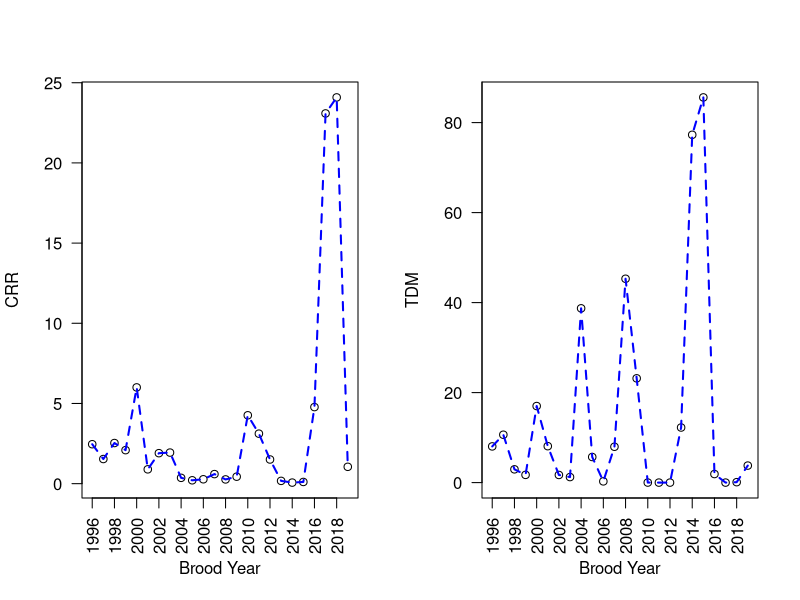
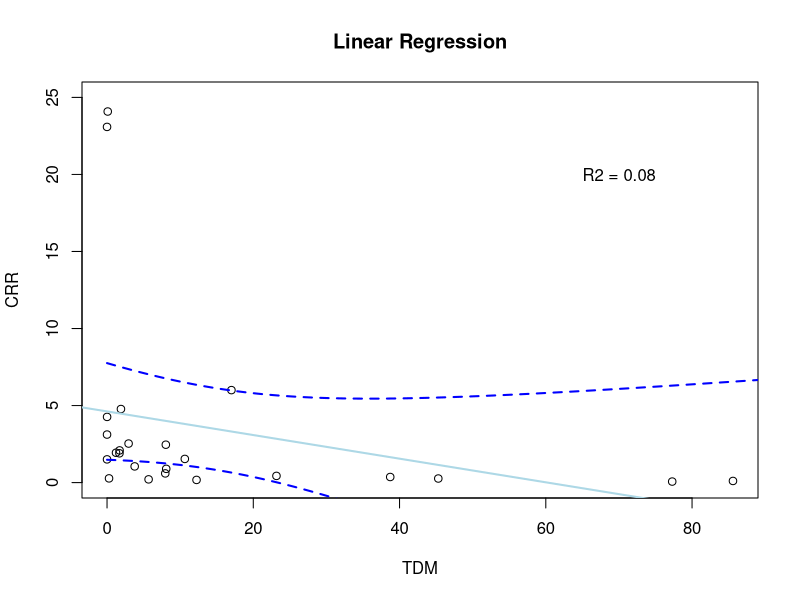
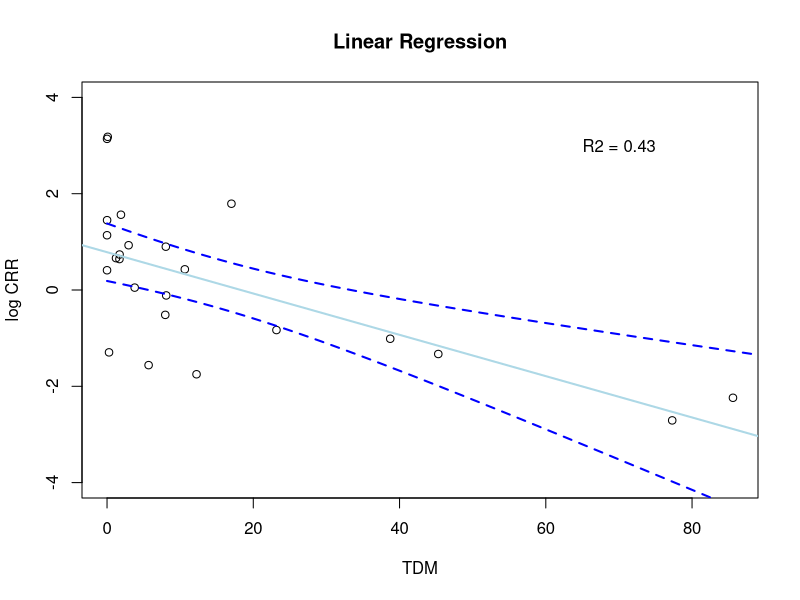
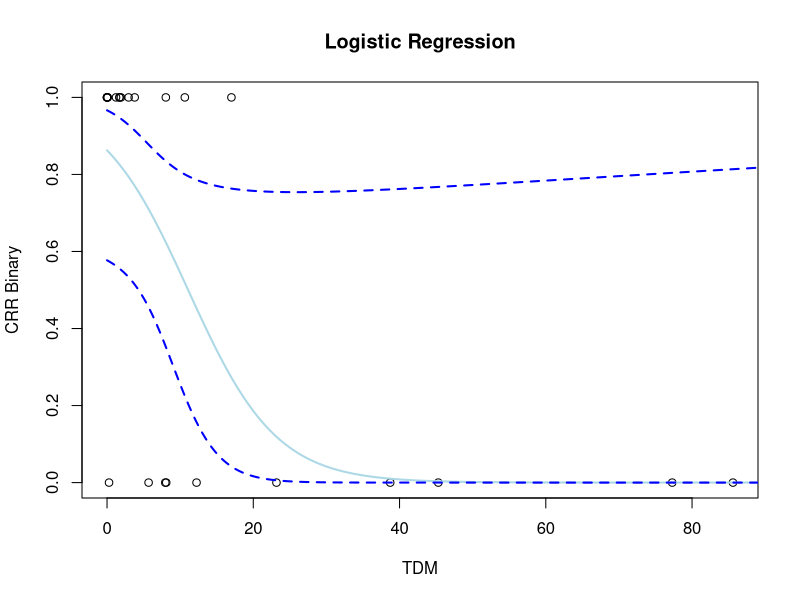

Reproduce these figures in R, in order.

# set working directory and load data
setwd("/Volumes/MD_Working/Models/Cohort_Replacement")

Dat<- read.csv("Escapment_1970_2022_GrandTab.csv", header=T, stringsAsFactors=F)
YrUseIdx = which(Dat$Year >= 1996) # reduce to years provided by USFWS report
Dat = Dat[YrUseIdx,]

# based on correspondence with USFWS, we assume little hatchery influence earlier than 2001
# also we do not have age data for wild population pre 2001, so assume mean of data post 2000
YrAdjustIdx = which(Dat$Year >= 1996 & Dat$Year < 2001) # reduce to years provided by USFWS report
YrAdjustWithIdx = which(Dat$Year >= 2001) # reduce to years provided by USFWS report
Dat$Hatchery_Origin[YrAdjustIdx] = 0
Dat$Percent_Age3_or_More_Natrual[YrAdjustIdx] = mean(Dat$Percent_Age3_or_More_Natrual[YrAdjustWithIdx])

# Calculate adjusted model by hatchery numbers and age. CRR is for age 3.
CRR_Adjust = matrix(NA,nrow =length(Dat$Year)-3, ncol = 10)
for (i in 4:length(Dat$Year)){
  CRR_Adjust[i-3,2] =  ((Dat$Escapment[i]-(Dat$Hatchery_Origin[i]))*Dat$Percent_Age3_or_More_Natrual[i])/((Dat$Escapment[i-3]-(Dat$Hatchery_Origin[i-3]))*Dat$Percent_Age3_or_More_Natrual[i-3])
  CRR_Adjust[i-3,1] =  Dat$Year[i]
  if(CRR_Adjust[i-3,2] < 1)
  {
    CRR_Adjust[i-3,3] =  0
  }else
  {
    CRR_Adjust[i-3,3] =  1 
    }
}

# Link TDM to Year
Dat_TDM<- read.csv("TDM_Temp_ETF_CCR_table_1996_2022.csv", header=T, stringsAsFactors=F)
for (i in 1:length(CRR_Adjust[,1])){
  TDMIdx = which(Dat_TDM$TDM_Year == CRR_Adjust[i,1]-3)
  CRR_Adjust[i,4] = Dat_TDM$TDM[TDMIdx] # TDM
  CRR_Adjust[i,5] = Dat_TDM$Mean_Temp_F[TDMIdx] # mean temp
  CRR_Adjust[i,6] =  CRR_Adjust[i,1]-3
  CRR_Adjust[i,8] =  CRR_Adjust[i,1]
  CRR_Adjust[i,10] = Dat_TDM$USFWS_ETF[TDMIdx] # ETF
}

for (i in 1:length(CRR_Adjust[,1])){
  BroodIdx = which(Dat$Year == CRR_Adjust[i,1]-3)
  RetunIdx = which(Dat$Year == CRR_Adjust[i,1])
  CRR_Adjust[i,7] =  round(((Dat$Escapment[BroodIdx]-(Dat$Hatchery_Origin[BroodIdx]*Dat$Percent_Age3_Hatchery[BroodIdx]))*Dat$Percent_Age3_or_More_Natrual[BroodIdx]))
  CRR_Adjust[i,9] =  round(((Dat$Escapment[RetunIdx]-(Dat$Hatchery_Origin[RetunIdx]*Dat$Percent_Age3_Hatchery[RetunIdx]))*Dat$Percent_Age3_or_More_Natrual[RetunIdx]))
}

colnames(CRR_Adjust) <- c('CRR_Year','CRR', 'CRR_Binary', 'TDM','TEMP', 'Brood_Year','Brood_Year_Number', 'Return_Year','Return_Year_Number', 'ETF') 
CRR_Adjust= as.data.frame(CRR_Adjust)
#write.csv(CRR_Adjust, "Cohort_Replacement_Table_4_19_24.csv", row.names=F)

# Some quick plots
# plot time series of CRR and TDM
png("CRR_TDM_Raw_Hatchery_Age_Adjusted.png", height=2000/2, width=4000/2, units="px", res=300)
par(mfrow = c(1, 2))
plot(CRR_Adjust$Brood_Year , CRR_Adjust$CRR, data=CRR_Adjust, xlab="Brood Year", ylab="CRR", main="", xlim=c(1996,2019), xaxt="n", yaxt = "n")
axis(1, at = seq(1996, 2019, by = 2), las=2)
axis(2, at = seq(0, 25, by = 5), las=1)
lines(CRR_Adjust$Brood_Year , CRR_Adjust$CRR, col="blue", lty=2, lwd=2)
plot(CRR_Adjust$Brood_Year , CRR_Adjust$TDM, data=CRR_Adjust, xlab="Brood Year", ylab="TDM", main="", xlim=c(1996,2019), xaxt="n", yaxt = "n")
axis(1, at = seq(1996, 2019, by = 2), las=2)
axis(2, at = seq(0, 100, by = 20), las=1)
lines(CRR_Adjust$Brood_Year , CRR_Adjust$TDM, col="blue", lty=2, lwd=2)
dev.off()



# build linear model of CRR and TDM
linear_model = lm((CRR)~TDM, data = CRR_Adjust)
Predicted_data <- data.frame(TDM=seq(0, 100,len=500))
preds = predict(linear_model, newdata = Predicted_data, type = "response", se.fit = TRUE)
conf_interval <- predict(linear_model, newdata=Predicted_data, interval="confidence", level = 0.95)
summary(linear_model)$r.squared 

# plot linear model 
png("Linear_Model_Hatchery_Age_Adjusted_CRR_4_19_24.png", height=2000, width=2000, units="px", res=300)
plot(CRR_Adjust$TDM, (CRR_Adjust$CRR), xlab="TDM", ylab="CRR", main="Linear Regression", ylim =c(0,25))
abline(linear_model, col="lightblue",lwd=2)
lines(t(Predicted_data), conf_interval[,2], col="blue", lty=2, lwd=2)
lines(t(Predicted_data), conf_interval[,3], col="blue", lty=2, lwd=2)
text(70,20, paste0("R2 = ", round(summary(linear_model)$r.squared,2)))
dev.off()

# build linear model of log CRR and TDM
linear_model_log = lm(log(CRR)~TDM, data = CRR_Adjust)
Predicted_data <- data.frame(TDM=seq(0, 100,len=500))
preds = predict(linear_model_log, newdata = Predicted_data, type = "response", se.fit = TRUE)
conf_interval <- predict(linear_model_log, newdata=Predicted_data, interval="confidence", level = 0.95)
summary(linear_model_log)$r.squared 

# plot linear model log
png("Linear_Model_Hatchery_Age_Adjusted_Log_CRR_4_19_24.png", height=2000, width=2000, units="px", res=300)
plot(CRR_Adjust$TDM, log(CRR_Adjust$CRR), xlab="TDM", ylab="log CRR", main="Linear Regression", ylim =c(-4,4))
abline(linear_model_log, col="lightblue",lwd=2)
lines(t(Predicted_data), conf_interval[,2], col="blue", lty=2, lwd=2)
lines(t(Predicted_data), conf_interval[,3], col="blue", lty=2, lwd=2)
text(70,3, paste0("R2 = ", round(summary(linear_model_log)$r.squared,2)))
dev.off()


# create logistic regression model
logistic_model <- glm(CRR_Binary ~ TDM, data=CRR_Adjust, family=binomial)
preds = predict(logistic_model, newdata = Predicted_data, type = "link", se.fit = TRUE)
Predicted_data$CRR_Binary = predict(logistic_model, Predicted_data, type="response")
# estimate confidence interval
critval <- 1.96
upr <- preds$fit + (critval * preds$se.fit)
lwr <- preds$fit - (critval * preds$se.fit)
fit <- preds$fit
fit2 <- logistic_model$family$linkinv(fit)
upr2 <- logistic_model$family$linkinv(upr)
lwr2 <- logistic_model$family$linkinv(lwr)

# Plot Predicted data and original data points
png("Logistic_Model_Hatchery_Age_Adjusted_4_19_24.png", height=2000, width=2000, units="px", res=300)
plot(CRR_Binary ~ TDM, data=CRR_Adjust, xlab="TDM", ylab="CRR Binary", main="Logistic Regression")
lines(fit2 ~ TDM, Predicted_data, lwd=2, col="lightblue")
lines(upr2 ~ TDM, Predicted_data, lwd=2, col="blue", lty=2)
lines(lwr2 ~ TDM, Predicted_data, lwd=2, col="blue", lty=2)
dev.off()
